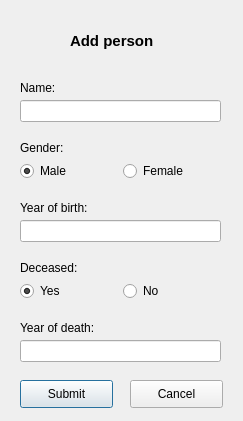
<?xml version="1.0" encoding="UTF-8"?>
<ui version="4.0">
 <class>addScientist</class>
 <widget class="QDialog" name="addScientist">
  <property name="geometry">
   <rect>
    <x>0</x>
    <y>0</y>
    <width>243</width>
    <height>421</height>
   </rect>
  </property>
  <property name="windowTitle">
   <string>Dialog</string>
  </property>
  <property name="toolTipDuration">
   <number>0</number>
  </property>
  <widget class="QLabel" name="nameText">
   <property name="geometry">
    <rect>
     <x>20</x>
     <y>80</y>
     <width>55</width>
     <height>16</height>
    </rect>
   </property>
   <property name="toolTipDuration">
    <number>0</number>
   </property>
   <property name="text">
    <string>Name: </string>
   </property>
  </widget>
  <widget class="QLabel" name="genderText">
   <property name="geometry">
    <rect>
     <x>20</x>
     <y>140</y>
     <width>55</width>
     <height>16</height>
    </rect>
   </property>
   <property name="toolTipDuration">
    <number>0</number>
   </property>
   <property name="text">
    <string>Gender: </string>
   </property>
  </widget>
  <widget class="QLabel" name="yobText">
   <property name="geometry">
    <rect>
     <x>20</x>
     <y>200</y>
     <width>81</width>
     <height>16</height>
    </rect>
   </property>
   <property name="toolTipDuration">
    <number>0</number>
   </property>
   <property name="text">
    <string>Year of birth:</string>
   </property>
  </widget>
  <widget class="QLabel" name="yodText">
   <property name="geometry">
    <rect>
     <x>20</x>
     <y>260</y>
     <width>91</width>
     <height>16</height>
    </rect>
   </property>
   <property name="toolTipDuration">
    <number>0</number>
   </property>
   <property name="text">
    <string>Deceased: </string>
   </property>
  </widget>
  <widget class="QLabel" name="yodText_2">
   <property name="geometry">
    <rect>
     <x>20</x>
     <y>320</y>
     <width>101</width>
     <height>16</height>
    </rect>
   </property>
   <property name="toolTipDuration">
    <number>0</number>
   </property>
   <property name="text">
    <string>Year of death:</string>
   </property>
  </widget>
  <widget class="QLineEdit" name="nameInput">
   <property name="geometry">
    <rect>
     <x>20</x>
     <y>100</y>
     <width>201</width>
     <height>22</height>
    </rect>
   </property>
   <property name="toolTipDuration">
    <number>0</number>
   </property>
  </widget>
  <widget class="QLineEdit" name="yobInput">
   <property name="geometry">
    <rect>
     <x>20</x>
     <y>220</y>
     <width>201</width>
     <height>22</height>
    </rect>
   </property>
   <property name="toolTipDuration">
    <number>0</number>
   </property>
  </widget>
  <widget class="QLineEdit" name="yodInput">
   <property name="geometry">
    <rect>
     <x>20</x>
     <y>340</y>
     <width>201</width>
     <height>22</height>
    </rect>
   </property>
   <property name="toolTipDuration">
    <number>0</number>
   </property>
  </widget>
  <widget class="QPushButton" name="okButton">
   <property name="geometry">
    <rect>
     <x>20</x>
     <y>380</y>
     <width>93</width>
     <height>28</height>
    </rect>
   </property>
   <property name="toolTipDuration">
    <number>0</number>
   </property>
   <property name="text">
    <string>Submit</string>
   </property>
  </widget>
  <widget class="QPushButton" name="cancelButton">
   <property name="geometry">
    <rect>
     <x>130</x>
     <y>380</y>
     <width>93</width>
     <height>28</height>
    </rect>
   </property>
   <property name="toolTipDuration">
    <number>0</number>
   </property>
   <property name="text">
    <string>Cancel</string>
   </property>
  </widget>
  <widget class="QLabel" name="label_6">
   <property name="geometry">
    <rect>
     <x>70</x>
     <y>20</y>
     <width>191</width>
     <height>41</height>
    </rect>
   </property>
   <property name="font">
    <font>
     <pointsize>11</pointsize>
     <weight>75</weight>
     <bold>true</bold>
    </font>
   </property>
   <property name="toolTipDuration">
    <number>0</number>
   </property>
   <property name="text">
    <string>Add person</string>
   </property>
  </widget>
  <widget class="QWidget" name="layoutWidget">
   <property name="geometry">
    <rect>
     <x>20</x>
     <y>160</y>
     <width>199</width>
     <height>22</height>
    </rect>
   </property>
   <layout class="QHBoxLayout" name="horizontalLayout">
    <item>
     <widget class="QRadioButton" name="maleButton">
      <property name="toolTipDuration">
       <number>0</number>
      </property>
      <property name="text">
       <string>Male</string>
      </property>
      <property name="checked">
       <bool>true</bool>
      </property>
     </widget>
    </item>
    <item>
     <widget class="QRadioButton" name="femaleButton">
      <property name="toolTipDuration">
       <number>0</number>
      </property>
      <property name="text">
       <string>Female</string>
      </property>
     </widget>
    </item>
   </layout>
  </widget>
  <widget class="QWidget" name="layoutWidget2">
   <property name="geometry">
    <rect>
     <x>20</x>
     <y>280</y>
     <width>199</width>
     <height>22</height>
    </rect>
   </property>
   <layout class="QHBoxLayout" name="horizontalLayout_2">
    <item>
     <widget class="QRadioButton" name="deadButton">
      <property name="toolTipDuration">
       <number>0</number>
      </property>
      <property name="text">
       <string>Yes</string>
      </property>
      <property name="checked">
       <bool>true</bool>
      </property>
     </widget>
    </item>
    <item>
     <widget class="QRadioButton" name="aliveButton">
      <property name="toolTipDuration">
       <number>0</number>
      </property>
      <property name="text">
       <string>No</string>
      </property>
      <property name="checked">
       <bool>false</bool>
      </property>
     </widget>
    </item>
   </layout>
  </widget>
 </widget>
 <tabstops>
  <tabstop>nameInput</tabstop>
  <tabstop>maleButton</tabstop>
  <tabstop>femaleButton</tabstop>
  <tabstop>yobInput</tabstop>
  <tabstop>deadButton</tabstop>
  <tabstop>aliveButton</tabstop>
  <tabstop>yodInput</tabstop>
  <tabstop>okButton</tabstop>
  <tabstop>cancelButton</tabstop>
 </tabstops>
 <resources/>
 <connections/>
</ui>
